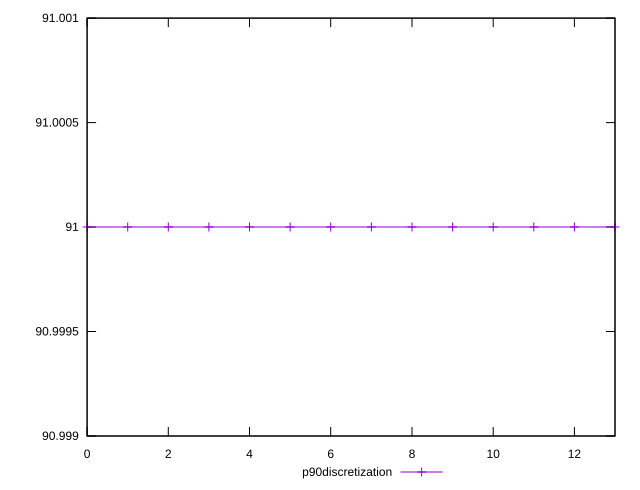

The gnuplot source for this figure:
reset

$p90Discretization <<EOF
0 91
1 91
2 91
3 91
4 91
5 91
6 91
7 91
8 91
9 91
10 91
11 91
12 91
13 91
EOF

set key outside below
set xrange [0:13]
set yrange [90.999:91.001]
set trange [90.999:91.001]
set terminal svg size 640, 490 enhanced background rgb 'white'
set output "report_00007_2020-12-11T15:55:29.892Z/efficient-animated-content/progression/eccentricity.svg"

plot $p90Discretization title "p90discretization" with linespoints

reset
